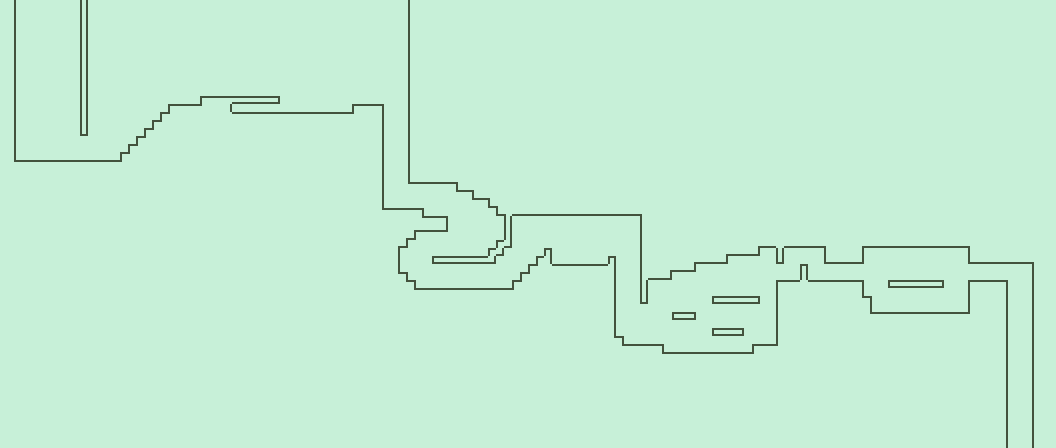

A 2D game scene composited from a Tiled map and its tileset images. What follows is a short description and the map's XML, with each tile layer's data collapsed to a summary:
An orthogonal 132x56 tile map with 8x8 px tiles, 1 tile layer (Layer 1), 2 tilesets and 88 objects.

<map version="1.5" tiledversion="1.7.2" orientation="orthogonal" renderorder="right-down" width="132" height="56" tilewidth="8" tileheight="8" infinite="0" nextlayerid="13" nextobjectid="204">
 <editorsettings>
  <export target="map_level_1.lua" format="lua" />
 </editorsettings>
 <properties>
  <property name="type" value="bigEye  " />
 </properties>
 <tileset firstgid="1" name="sprite_sheet" tilewidth="8" tileheight="8" tilecount="60" columns="10">
  <image source="sprite_sheet.png" width="84" height="48" />
 </tileset>
 <tileset firstgid="61" name="sprite_sheet_2" tilewidth="8" tileheight="8" tilecount="60" columns="10">
  <image source="sprite_sheet.png" width="84" height="48" />
 </tileset>
 <layer id="8" name="Layer 1" width="132" height="56">
  <data>[7392 cells, 7392 non-empty, 20 distinct tile ids]</data>
 </layer>
 <objectgroup id="9" name="Hitboxes">
  <object id="48" x="80" y="0" width="8" height="136" />
  <object id="49" x="0" y="0" width="16" height="176" />
  <object id="50" x="16" y="160" width="104" height="16" />
  <object id="51" x="120" y="152" width="8" height="24" />
  <object id="52" x="128" y="144" width="8" height="32" />
  <object id="53" x="136" y="136" width="8" height="40" />
  <object id="54" x="144" y="128" width="8" height="48" />
  <object id="55" x="152" y="120" width="8" height="56" />
  <object id="58" x="160" y="112" width="8" height="64" />
  <object id="59" x="168" y="104" width="64" height="72" />
  <object id="64" x="352" y="216" width="96" height="16" />
  <object id="66" x="352" y="208" width="72" height="8" />
  <object id="67" x="352" y="232" width="64" height="8" />
  <object id="68" x="352" y="240" width="56" height="8" />
  <object id="72" x="352" y="248" width="48" height="24" />
  <object id="74" x="240" y="176" width="112" height="16" />
  <object id="75" x="224" y="176" width="16" height="32" />
  <object id="76" x="352" y="272" width="56" height="8" />
  <object id="77" x="352" y="280" width="64" height="8" />
  <object id="78" x="432" y="256" width="64" height="8" />
  <object id="79" x="488" y="248" width="16" height="8" />
  <object id="80" x="496" y="240" width="16" height="8" />
  <object id="81" x="504" y="176" width="8" height="64" />
  <object id="82" x="456" y="176" width="48" height="16" />
  <object id="83" x="472" y="192" width="32" height="8" />
  <object id="84" x="488" y="200" width="16" height="8" />
  <object id="85" x="496" y="208" width="8" height="8" />
  <object id="86" x="352" y="288" width="160" height="16" />
  <object id="88" x="408" y="0" width="48" height="184" />
  <object id="89" x="512" y="176" width="128" height="40" />
  <object id="90" x="512" y="280" width="8" height="24" />
  <object id="91" x="520" y="272" width="8" height="32" />
  <object id="92" x="528" y="264" width="8" height="40" />
  <object id="93" x="536" y="256" width="8" height="48" />
  <object id="94" x="544" y="248" width="8" height="56" />
  <object id="98" x="552" y="264" width="56" height="40" />
  <object id="99" x="608" y="256" width="8" height="80" />
  <object id="100" x="608" y="336" width="16" height="8" />
  <object id="101" x="608" y="344" width="56" height="8" />
  <object id="102" x="608" y="352" width="144" height="8" />
  <object id="103" x="672" y="312" width="24" height="8" />
  <object id="104" x="712" y="328" width="32" height="8" />
  <object id="106" x="640" y="176" width="8" height="128" />
  <object id="107" x="648" y="224" width="24" height="56" />
  <object id="109" x="672" y="224" width="24" height="48" />
  <object id="110" x="696" y="224" width="32" height="40" />
  <object id="111" x="728" y="224" width="32" height="32" />
  <object id="112" x="760" y="224" width="16" height="24" />
  <object id="114" x="776" y="224" width="8" height="40" />
  <object id="115" x="784" y="224" width="40" height="24" />
  <object id="116" x="824" y="224" width="40" height="40" />
  <object id="117" x="864" y="224" width="104" height="24" />
  <object id="118" x="888" y="280" width="56" height="8" />
  <object id="119" x="968" y="224" width="80" height="40" />
  <object id="120" x="752" y="344" width="24" height="16" />
  <object id="122" x="776" y="280" width="24" height="80" />
  <object id="123" x="800" y="264" width="8" height="96" />
  <object id="124" x="808" y="280" width="56" height="80" />
  <object id="125" x="864" y="312" width="104" height="48" />
  <object id="126" x="968" y="280" width="40" height="168" />
  <object id="127" x="1032" y="264" width="16" height="184" />
  <object id="128" x="248" y="200" width="104" height="8" />
  <object id="129" x="248" y="208" width="16" height="104" />
  <object id="130" x="224" y="208" width="16" height="104" />
  <object id="131" x="208" y="200" width="16" height="8" />
  <object id="132" x="216" y="312" width="8" height="24" />
  <object id="133" x="264" y="312" width="8" height="24" />
  <object id="134" x="208" y="336" width="72" height="8" />
  <object id="139" x="712" y="296" width="48" height="8" />
  <object id="145" x="864" y="296" width="8" height="16" />
  <object id="146" x="200" y="96" width="80" height="8" />
  <object id="151" x="232" y="112" width="120" height="64" />
  <object id="153" x="352" y="104" width="32" height="104" />
 </objectgroup>
 <objectgroup id="12" name="Level Transitions">
  <object id="202" x="1008" y="392" width="24" height="48">
   <properties>
    <property name="exit_direction" value="bottom" />
    <property name="target" value="level_1" />
   </properties>
  </object>
 </objectgroup>
 <objectgroup id="10" name="Enemies">
  <object id="140" x="328" y="104" width="8" height="8">
   <properties>
    <property name="drop" value="scripted" />
    <property name="itemType" value="attack" />
    <property name="type" value="bigEye" />
   </properties>
  </object>
  <object id="143" x="576" y="256" width="8" height="8">
   <properties>
    <property name="drop" value="scripted" />
    <property name="itemType" value="max_health" />
    <property name="type" value="bigEye" />
   </properties>
  </object>
  <object id="154" x="936" y="304" width="8" height="8">
   <properties>
    <property name="drop" value="rng" />
    <property name="itemType" value="random" />
    <property name="type" value="lizard" />
   </properties>
  </object>
  <object id="155" x="920" y="272" width="8" height="8">
   <properties>
    <property name="drop" value="scripted" />
    <property name="itemType" value="recovery" />
    <property name="type" value="bigEye" />
   </properties>
  </object>
  <object id="156" x="832" y="272" width="8" height="8">
   <properties>
    <property name="drop" value="scripted" />
    <property name="itemType" value="attack" />
    <property name="type" value="eye" />
   </properties>
  </object>
  <object id="158" x="408" y="248" width="8" height="8">
   <properties>
    <property name="drop" value="rng" />
    <property name="itemType" value="random" />
    <property name="type" value="eyeBat" />
   </properties>
  </object>
  <object id="159" x="488" y="216" width="8" height="8">
   <properties>
    <property name="drop" value="rng" />
    <property name="itemType" value="random" />
    <property name="type" value="eyeBat" />
   </properties>
  </object>
  <object id="168" x="728" y="288" width="8" height="8">
   <properties>
    <property name="drop" value="scripted" />
    <property name="itemType" value="recovery" />
    <property name="type" value="eye" />
   </properties>
  </object>
  <object id="169" x="888" y="304" width="8" height="8">
   <properties>
    <property name="drop" value="rng" />
    <property name="itemType" value="random" />
    <property name="type" value="lizard" />
   </properties>
  </object>
  </objectgroup>
 <objectgroup id="11" name="Player">
  <!-- 1 objects omitted --></objectgroup>
</map>
<!-- 5 of 88 objects omitted -->
